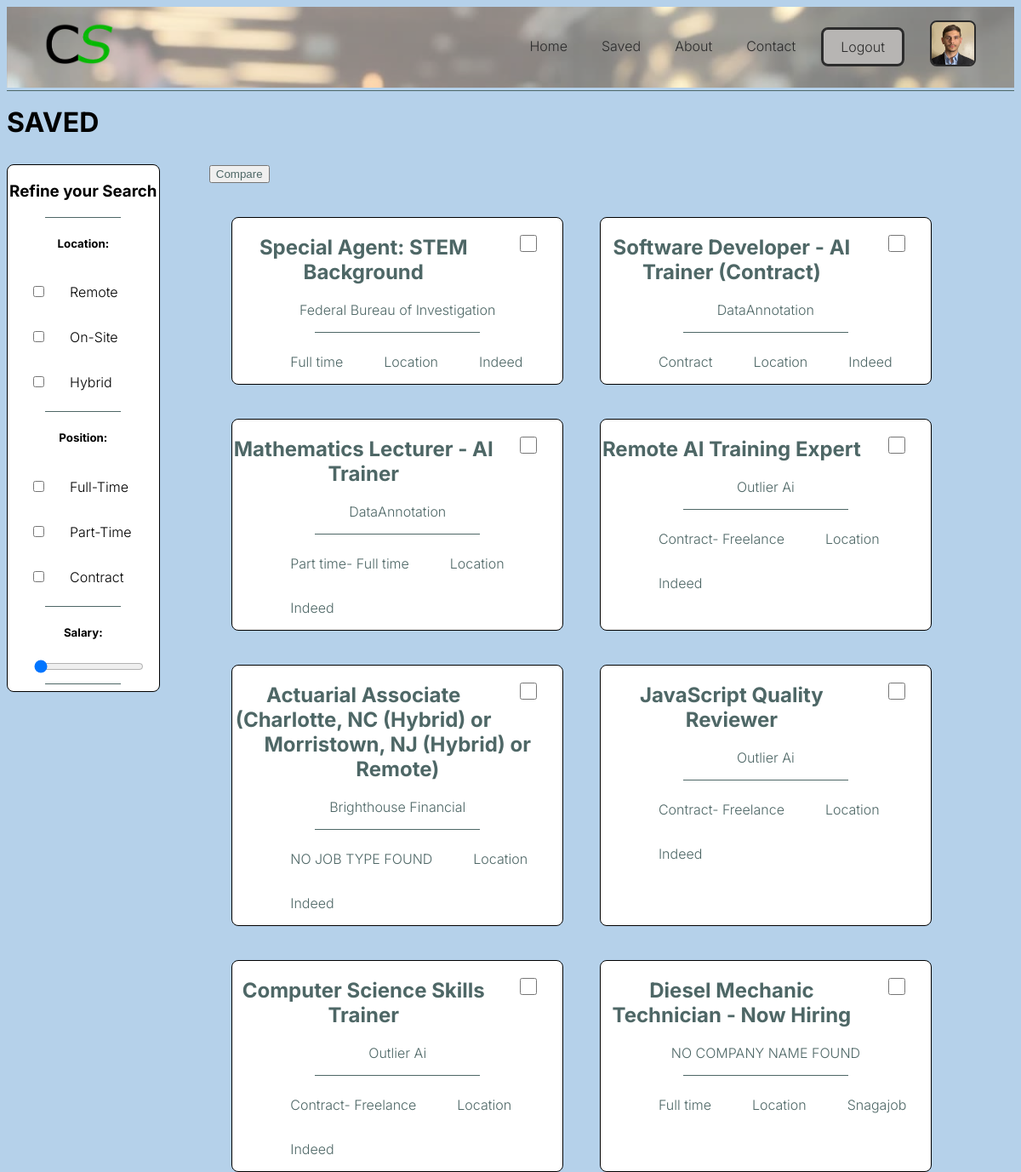
Page /saved.html (signed in) on the committed database.
### models.py (models this page shows, shortened)
class listing(db.Model):
    listid = db.Column('listid', db.Integer, primary_key=True, autoincrement=True)
    title = db.Column('title', db.String(50))
    company = db.Column('company', db.String(50))
    position = db.Column('position', db.String(50))
    salary = db.Column('salary', db.String(25))
    type = db.Column('type', db.String(25))
    sourceLink = db.Column('sourceLink', db.Text)
    description = db.Column('description', db.Text)

### app.py (the view)
@app.route('/saved.html', methods=['GET'])
def saved():
    userid = session['userid']
    print(userid)
    if not userid:
        return redirect(url_for('login'))
    savedJobs = getSaved(userid)
    return render_template("saved.html", user=session['user'], jobs=savedJobs)

### app.py (called while the page is built)
def getSaved(userid):
    conn = sqlite3.connect('CareerSiftDB.db')
    cursor = conn.cursor()
    cursor.execute("""
    SELECT listid
    FROM savedListing
    WHERE userid = ?
    """, (userid,))
    savedIds = cursor.fetchall()
    savedIds = [x[0] for x in savedIds]  # Extracting the listid values from the tuples
    if savedIds:
        cursor.execute("""
            SELECT listid, title, company, position, salary, type, sourcelink, description
            FROM listing
            WHERE listid IN ({})
        """.format(','.join('?' for _ in savedIds)), savedIds)
        jobs = cursor.fetchall()
        return jobs
    else:
        return []
    conn.close()

### Templates/saved.html (shortened to what this page needs)
<!DOCTYPE html>
<html lang="en">
    <head>
        <link rel="stylesheet" type="text/css" href="/static/styles.css">
    </head>
    <body>
        <div class="nav-back">
            <nav class = "nav-content">
                <a href="index.html"><img src="/static/CS-logo.png" alt="Career-Sift" width="100px" height="66px"></a>
                <ul>
                    <li><a href="{{ url_for('index') }}">Home</a></li>
                    {% if user %}
                    <li><a href="{{ url_for('saved') }}">Saved</a></li>
                    {% endif %}
                    <li><a href="{{ url_for('about') }}">About</a></li>
                    <li><a href="{{ url_for('contact') }}">Contact</a></li>
                    {% if user %}
                    <li><a href="{{ url_for('logout') }}"class="but LI">Logout</a></li>
                    {% else %}
                    <li><a href="{{ url_for('login') }}"class="but LI">Log in</a></li>
                    {% endif %}
                    <li><a href="{{ url_for('settings') }}"><img class="contact-chip" src="/static/JakePic.jpg" width="50px" height="50px"></a></li>
                </ul>
            </nav>
            <hr>
        </div>
        <h1>SAVED</h1>
        <div class="main-container">
            <section class="filters">
                <h3>Refine your Search</h3>
                <hr>
                <h5>Location:</h5>
                <input type="checkbox" id="remote" name="remote"><label for="remote">Remote</label><br>
                <input type="checkbox" id="os" name="os"><label for="os">On-Site</label><br>
                <input type="checkbox" id="hybrid" name="hybrid"><label for="hybrid">Hybrid</label><br>
                <hr>
                <h5>Position:</h5>
                <input type="checkbox" id="FT" name="FT"><label for="FT">Full-Time</label><br>
                <input type="checkbox" id="PT" name="PT"><label for="PT">Part-Time</label><br>
                <input type="checkbox" id="contract" name="contract"><label for="contract">Contract</label><br>
                <hr>
                <h5>Salary:</h5>
                <input type="range" id="sal" name="sal" min="0" max="175000" value="0" step="1000"><br>
                <hr>
            </section>
            <div class="search-cards">
                <button><a href="compare.html">Compare</a></button>
                <div class="cards">
                    {% if jobs %}
                    {% for job in jobs %}
                    <div class="card">
                        <input type="checkbox" id="choice" name="choice">
                        <a href="{{ url_for('listings', listid=job[0]) }}">
                            <h2>{{ job[1] }}</h2>
                            <p>{{ job[2] }}</p>
                            <hr>
                            <div class="card-info">
                                <p>{{ job[4] }}</p>
                                <p>Location</p>
                                <p>{{ job[5] }}</p>
                            </div>
                        </a>
                    </div>
                    {% endfor %}
                    {% endif %}
                </div>
            </div>
        </div>
    </body>
</html>

### static/styles.css (style rules this page uses)
:root { --silver: #B7B5B3; --bler: rgb(181, 209, 234); --bluer-bler: #4E6766; --dark-purple: #2A1F2D; --lime: #07B900; --dark: #2C2C2C; --darkgrey: #767676; --font: "Inter", sans-serif; }
.nav-back { background-image: url(/static/BlurredWorkplace.jpg); background-color: rgba(255, 255, 255, 0.486); background-blend-mode: overlay; background-size: 100%; height: 95px; }
.contact-chip { border: 2px solid var(--dark); }
.nav-content { display: flex; align-items: center; justify-content: space-between; padding: 0 35px; flex-wrap: wrap; }
.nav-content ul { display: flex; gap: 20px; list-style: none; align-items: center; flex-wrap: wrap; }
li a img { border-radius: 8px; }
li a { text-decoration: none; color: var(--dark); padding: 10px; vertical-align: middle; }
hr { border: none; height: 1px; background-color: #4E6766; }
body { background-color: var(--bler); font-family: var(--font); font-weight: 300; }
.but { border-radius: 8px; border-style: solid; padding: 10px 20px; font-size: 16px; line-height: 1; vertical-align: middle; }
.LI { background-color: var(--silver); border-color: var(--dark); }
.main-container { display: flex; width: 100%; margin-top: 30px; }
.filters { width: 15%; flex-direction: column; background-color: white; border: 1px solid black; border-radius: 8px; }
h3, h5 { text-align: center; }
.filters hr { width: 50%; }
.search-cards { width: 75%; margin: 0 auto; height: 400px; position: relative; margin-bottom: 10px; }
a:visited, a { text-decoration: none; color: var(--bluer-bler); }
a hr { width: 50%; }
.card-info { display: flex; flex-direction: row; gap: 15%; flex-wrap: wrap; padding-left: 17.5%; }
.cards { display: flex; flex-direction: row; flex-wrap: wrap; gap: 5%; padding-left: 3%; }
.card { background-color: white; text-align: center; width: 45%; border: 1px solid black; border-radius: 8px; margin-top: 40px; }
.star, #choice { width: 20px; height: 20px; float: right; padding-right: 10px; padding-top: 10px; }
input[type=checkbox] { margin: 20px 30px; }
input[type=range] { margin-left: 17.5%; }

### rows in the picture
listing: title "Special Agent: STEM Background", company "Federal Bureau of Investigation", salary "Full time", type "Indeed"
listing: title "Software Developer - AI Trainer (Contract)", company "DataAnnotation", salary "Contract", type "Indeed"
listing: title "Mathematics Lecturer - AI Trainer", company "DataAnnotation", salary "Part time- Full time", type "Indeed"
listing: title "Remote AI Training Expert", company "Outlier Ai", salary "Contract- Freelance", type "Indeed"
listing: title "Actuarial Associate (Charlotte, NC (Hybrid) or Morristown, NJ (Hybrid) or Remote)", company "Brighthouse Financial", salary "NO JOB TYPE FOUND", type "Indeed"
listing: title "JavaScript Quality Reviewer", company "Outlier Ai", salary "Contract- Freelance", type "Indeed"
listing: title "Computer Science Skills Trainer", company "Outlier Ai", salary "Contract- Freelance", type "Indeed"
listing: title "Diesel Mechanic Technician - Now Hiring", company "NO COMPANY NAME FOUND", salary "Full time", type "Snagajob"
